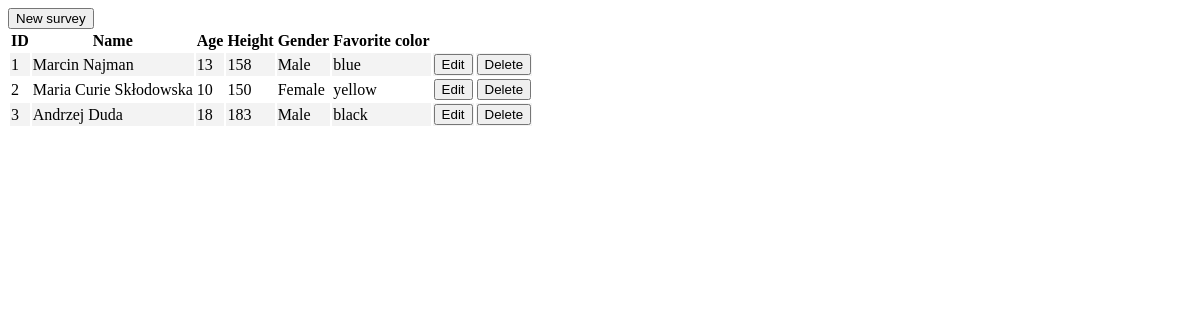
Before: / with the older database file.
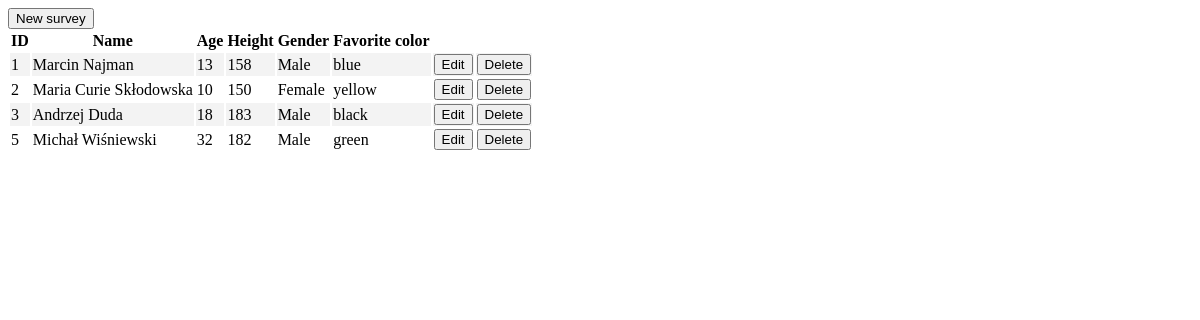
After: the same page with the newer database file.
### tables this page shows
CREATE TABLE People(
        id INTEGER PRIMARY KEY AUTOINCREMENT,
        age INTEGER,
        height INTEGER,
        gender TEXT,
        favorite_color TEXT
    , name VARCHAR(50));

### app.py (the view)
@app.route('/')
def home():
    datas = exec_sql(
        """
        SELECT * FROM People;
        """
    )
    people = list()
    for data in datas:
        temp = {
            'id': data[0],
            'age': data[1],
            'height': data[2],
            'gender': data[3],
            'favorite_color': data[4],
            'name': data[5]
        }
        people.append(temp)
    return render_template('home.html', people=people)

### database_execute.py (called while the page is built)
def exec_sql(sql_code, params=None):
    conn = sqlite3.connect("test.db")
    try:
        cur = conn.cursor()
        if params:
            cur.execute(sql_code, params)
        else:
            cur.execute(sql_code)
        try:
            res = cur.fetchall()
        except Exception:
            res = []
        conn.commit()
        return res
    finally:
        conn.close()

### templates/home.html (shortened to what this page needs)
{% extends 'base.html' %}
{% block content %}
    <a href="{{ url_for('add') }}"><button>New survey</button></a>
    <table>
        <tr>
            <th>ID</th>
            <th>Name</th>
            <th>Age</th>
            <th>Height</th>
            <th>Gender</th>
            <th>Favorite color</th>
        </tr>
        {% for person in people %}
        <tr id="row-{{loop.index}}">
            <td>{{ person['id'] }}</td>
            <td>{{ person['name'] }}</td>
            <td>{{ person['age'] }}</td>
            <td>{{ person['height'] }}</td>
            <td>{{ person['gender'] }}</td>
            <td>{{ person['favorite_color'] }}</td>
            <td><a href="{{url_for('edit', id=person['id'])}}"><button>Edit</button></a></td>
            <td><a href="{{url_for('delete', id=person['id'])}}"><button>Delete</button></a></td>
        </tr>
        {% endfor %}
    </table>
{% endblock %}

### templates/base.html (shortened to what this page needs)
<!DOCTYPE html>
<html lang="en">
<head>
    <link rel="stylesheet" href="{{url_for('static', filename='style.css')}}">
</head>
<body>
  {% block content %}
  {% endblock %}
</body>
</html>

### static/style.css (style rules this page uses)
tr:nth-child(even) { background-color: #f3f3f3; }
tr:nth-child(odd) { background-color: #ffffff; }

Changed rows visible on the page:
added People: id "5", name "Michał Wiśniewski", age "32", height "182", gender "Male", favorite_color "green"
